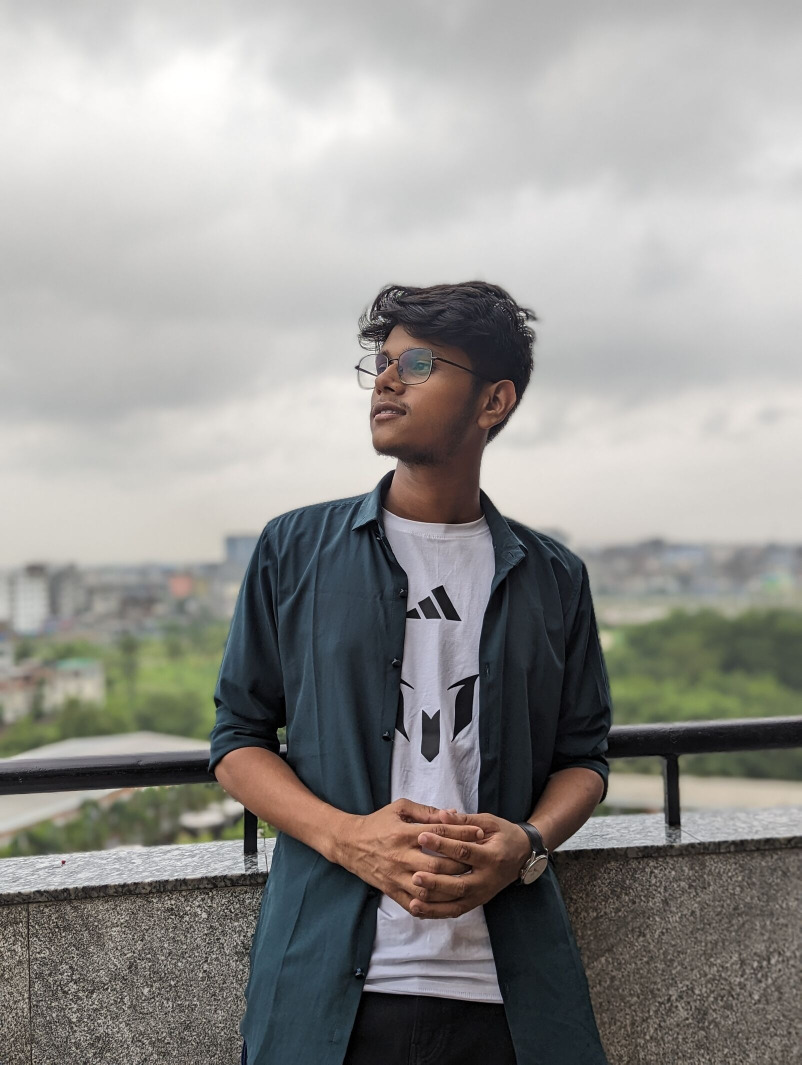
#> input picture Image_Processing/Img_resize/img/test.jpg, 1603 x 2129 px (shown at 1/2 size)
$ jupyter execute Img_resize.ipynb
#> lines starting #> are read from the running program, lines starting #| are printed output that depends on the picture
[cell 1]
import cv2

[cell 2]
img=cv2.imread('img/test.jpg')
#> img is the input picture: shape (2129, 1603, 3); mean B, G, R 145.1, 148.1, 149.3

[cell 3]
img.shape
#> Out = (2129, 1603, 3)

[cell 4]
cv2.imshow("image", img)

[cell 5]
img_resize =cv2.resize(img,(img.shape[1]//2,img.shape[0]//2 ))  #making the image half of the main img.
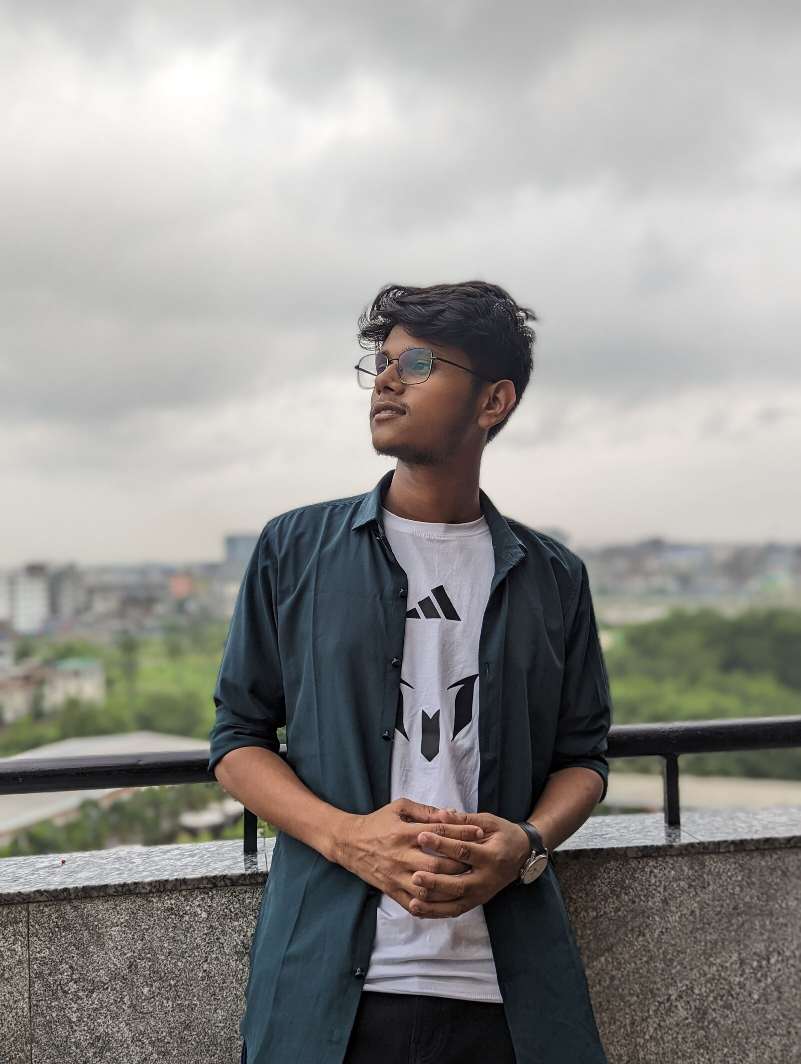
#> img_resize: shape (1064, 801, 3); mean B, G, R 145, 148, 149.2

[cell 6]
cv2.imshow('window',img_resize)
cv2.waitKey(0)

[cell 7]
print(img_resize.shape)
#| (1064, 801, 3)

[cell 8]
output_image_path = 'resized_img/img_resize.jpg'  # Replace with desired output path
success = cv2.imwrite(output_image_path, img_resize)

if success:
    print(f"Image saved successfully at {output_image_path}")
else:
    print("Failed to save the image.")

[cell 9]
#flip img
img_flip=cv2.flip(img_resize,1)  #use this to reduce over-fitting
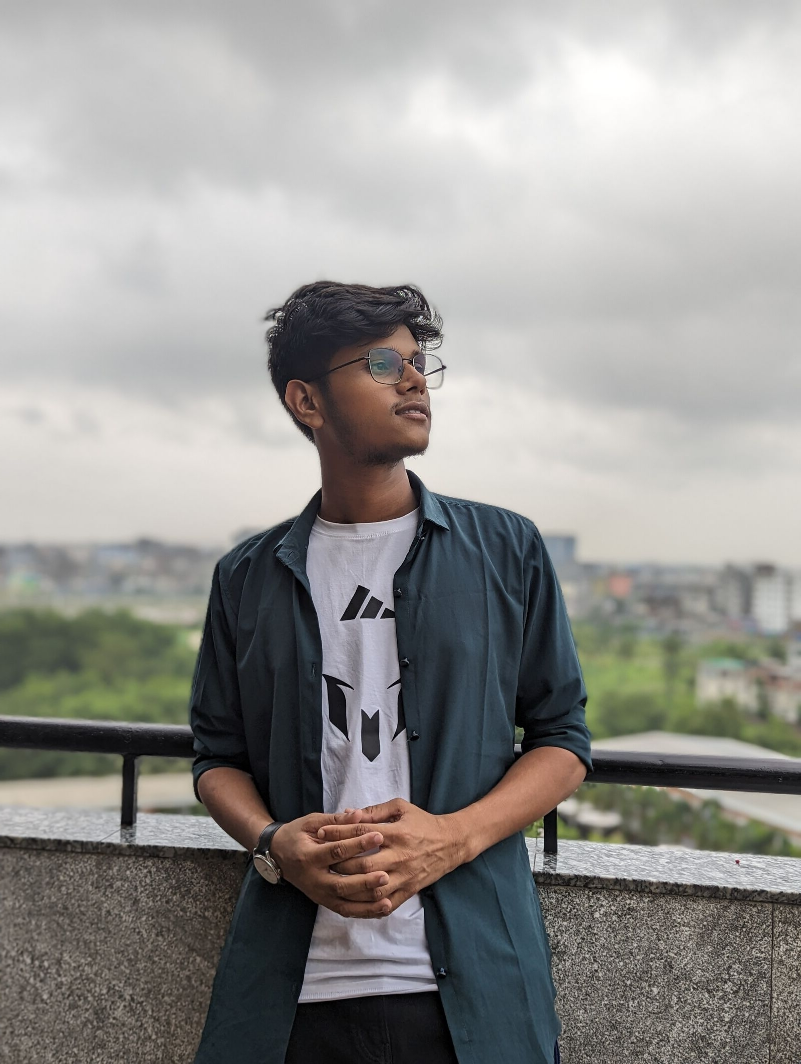
#> img_flip: shape (1064, 801, 3); mean B, G, R 145, 148, 149.2

[cell 10]
cv2.imshow('window',img_flip)
cv2.waitKey(0)

[cell 11]
#img croping
img_crop = img_resize[300:600,300:700]
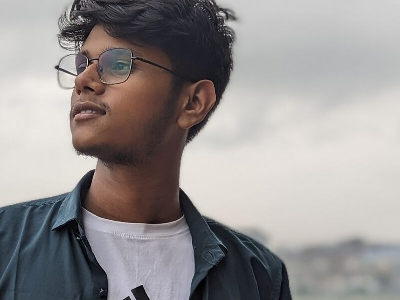
#> img_crop: shape (300, 400, 3); mean B, G, R 146.7, 147.1, 151.2
cv2.imshow('window',img_crop)
cv2.waitKey(0)
